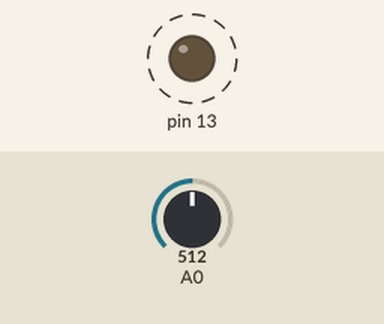
A sketch run on a simulated Arduino Uno, built with avr-gcc and run on an emulated ATmega328P. Shown: output pins drawn as LEDs (lit = HIGH). Dashed ring = blinking. Inputs (shaded band) come from the test bench; at power-on: A0 = 512.

Above: at 1.8 s.
1.9 s: A0 set to 0
At 2.5 s:
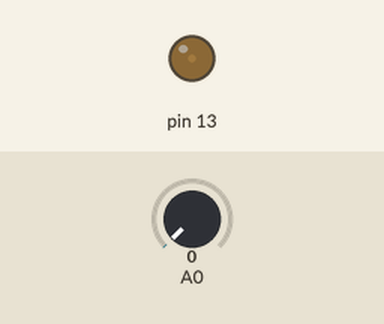
3.6 s: A0 set to 122
At 3.9 s:
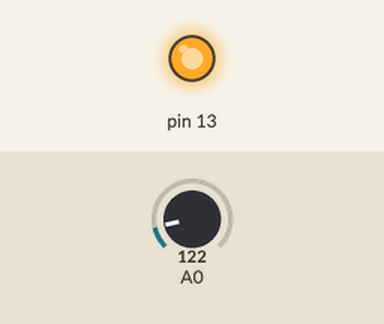
Timing chart, 0 to 13.1 s (numbered marks = the images above; inputs shaded):
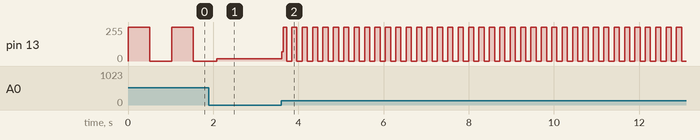

The sketch:

Potentiometer.ino
```cpp
int value=0;
void setup()
{
  pinMode(13, OUTPUT);
  pinMode(A0, INPUT);
}

void loop()
{
  value=analogRead(A0);
  digitalWrite(13,HIGH);
  delay(value);
  digitalWrite(13,LOW);
  delay(value);
}
```

Measured:
- after the input at 3.6 s, pin 13: 16/255 → 68/255 at once, then moves between 0/255 and 255/255, repeating every 0.24 s
- by itself, pin 13: alternates 255/255 for 0.51 s and 0/255 for 0.51 s
